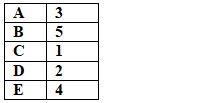
#> input picture soal/scrapt/gambar/21060079229d.jpg, 217 x 103 px, found by its file name
$ python parse_new_tkp_scores.py
#> lines starting #> are read from the running program, lines starting #| are printed output that depends on the picture; after the words box and inside, x2 and y2 are one past the last pixel; in counts of white or black regions, pixels touching at a corner belong together
#> further down, im is the input picture: PIL image 217x103 RGB; mean R, G, B 240.4, 240.4, 240.3
import json, os, glob
from PIL import Image

def find_grid(im):
    w, h = im.size
#> w = 217; h = 103
    gray = im.convert('L')

    # Threshold image to binary
    bw = gray.point(lambda p: 0 if p < 128 else 255, '1')
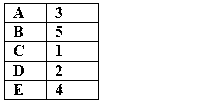
#> bw: PIL image 217x103 1; 94.4% white; black in thin lines or dots, all inside (x1, y1, x2, y2) = (4, 3, 99, 100)

    # Find vertical lines
    vert_candidates = []
    for x in range(w):
        black_cnt = sum(1 for y in range(h) if bw.getpixel((x, y)) == 0)
        if black_cnt > h * 0.65:
            vert_candidates.append(x)
#> this loop made 217 passes
#> black_cnt on passes 1 to 3: 0, 0, 0
#> after the loop, vert_candidates = [4, 46, 98]

    # Group consecutive x coordinates
    vert_lines = []
    if vert_candidates:
        curr = [vert_candidates[0]]
#> curr = [4]
        for x in vert_candidates[1:]:
            if x == curr[-1] + 1:
                curr.append(x)
            else:
                vert_lines.append(int(sum(curr)/len(curr)))
                curr = [x]
#> this loop made 2 passes
#> (x, curr) on passes 1 to 2: (46, [46]), (98, [98])
#> after the loop, vert_lines = [4, 46]
        vert_lines.append(int(sum(curr)/len(curr)))

    if len(vert_lines) < 3:
        vert_lines = [int(w * 0.05), int(w * 0.45), int(w * 0.95)]
    else:
        vert_lines = [vert_lines[0], vert_lines[1], vert_lines[-1]]
#> vert_lines = [4, 46, 98]

    # Find horizontal lines between vert_lines[0] and vert_lines[2]
    x_min, x_max = vert_lines[0], vert_lines[2]
#> x_min = 4; x_max = 98
    horiz_candidates = []
    for y in range(h):
        black_cnt = sum(1 for x in range(x_min, x_max + 1) if bw.getpixel((x, y)) == 0)
        if black_cnt > (x_max - x_min) * 0.65:
            horiz_candidates.append(y)
#> this loop made 103 passes
#> black_cnt on passes 1 to 12: 0, 0, 0, 95, 3, 3, 3, 8, 10, 10, 9, 7
#> after the loop, horiz_candidates = [3, 22, 41, 61, 80, 99]

    horiz_lines = []
    if horiz_candidates:
        curr = [horiz_candidates[0]]
#> curr = [3]
        for y in horiz_candidates[1:]:
            if y == curr[-1] + 1:
                curr.append(y)
            else:
                horiz_lines.append(int(sum(curr)/len(curr)))
                curr = [y]
#> this loop made 5 passes
#> (y, curr) on passes 1 to 5: (22, [22]), (41, [41]), (61, [61]), (80, [80]), (99, [99])
#> after the loop, horiz_lines = [3, 22, 41, 61, 80]
        horiz_lines.append(int(sum(curr)/len(curr)))

    if len(horiz_lines) < 6:
        horiz_lines = [int(h * r / 5.0) for r in range(6)]
    else:
        horiz_lines = horiz_lines[:6]
#> horiz_lines = [3, 22, 41, 61, 80, 99]

    return vert_lines, horiz_lines

def extract_digit_crop(im, vert, horiz, r):
    x0, x1 = vert[1] + 2, vert[2] - 2
    y0, y1 = horiz[r] + 2, horiz[r+1] - 2
    crop = im.convert('L').crop((x0, y0, x1, y1))
    cw, ch = crop.size

    # Bounding box of dark pixels
    min_x, min_y, max_x, max_y = cw, ch, -1, -1
    for y in range(ch):
        for x in range(cw):
            if crop.getpixel((x, y)) < 128:
                min_x = min(min_x, x)
                min_y = min(min_y, y)
                max_x = max(max_x, x)
                max_y = max(max_y, y)

    if max_x == -1:
        return None
    return crop.crop((min_x, min_y, max_x + 1, max_y + 1))

def normalize_digit(crop):
    resized = crop.resize((12, 16), Image.Resampling.BILINEAR)
    return [1 if resized.getpixel((x, y)) < 128 else 0 for y in range(16) for x in range(12)]

# Build templates
templates = {1: [], 2: [], 3: [], 4: [], 5: []}

for img_path, known in [
    ('scrapt/gambar/21060079229d.jpg', [3, 5, 1, 2, 4]),
    ('scrapt/gambar/a8f6ee86d1c2.png', [5, 4, 3, 2, 1]),
    ('scrapt/gambar/9c7f974c61c7.png', [5, 1, 2, 3, 4])
]:
    if os.path.exists(img_path):
        im = Image.open(img_path)
        vert, horiz = find_grid(im)
#> vert = [4, 46, 98]; horiz = [3, 22, 41, 61, 80, 99]
        for r in range(5):
            d_crop = extract_digit_crop(im, vert, horiz, r)
            if d_crop:
                templates[known[r]].append(normalize_digit(d_crop))
#> this loop made 5 passes
#> (y0 in extract_digit_crop, y1 in extract_digit_crop) on passes 1 to 5: (5, 20), (24, 39), (43, 59), (63, 78), (82, 97)
#> pass 3, in extract_digit_crop (call 3), `crop = im.convert('L').crop((x0, y0, x1, y1))`:
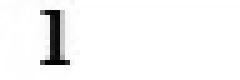
#> crop: PIL image 48x16 L (shown 5 times larger); min 2, max 255, mean 245.1
#> pass 2 of the loop `for img_path, known in [`:
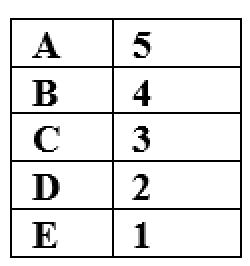
#> input picture cpns_soal_lengkap/part/gambar/a8f6ee86d1c2.png, 125 x 133 px, found by its file name (shown 2 times larger)
#> im is the input picture: PIL image 125x133 RGBA; mean R, G, B, A 229.6, 229.6, 229.6, 255
#> gray: PIL image 125x133 L
#> in find_grid (call 2), `bw = gray.point(lambda p: 0 if p < 128 else 255, '1')`:
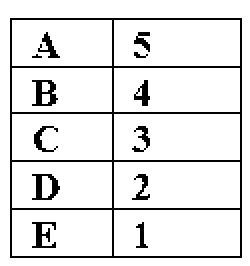
#> bw: PIL image 125x133 1 (shown 2 times larger); 90.2% white; black in thin lines or dots, all inside (x1, y1, x2, y2) = (5, 9, 121, 129)
#> the loop in find_grid (call 2), `for x in range(w):` made 125 passes
#> black_cnt on passes 1 to 8: 0, 0, 0, 0, 0, 120, 6, 6
#> after the loop in find_grid (call 2), `for x in range(w):`: vert_candidates = [5, 56, 120]
#> in find_grid (call 2), `curr = [vert_candidates[0]]`: curr = [5]
#> the loop in find_grid (call 2), `for x in vert_candidates[1:]:` made 2 passes
#> (x, curr) on passes 1 to 2: (56, [56]), (120, [120])
#> after the loop in find_grid (call 2), `for x in vert_candidates[1:]:`: vert_lines = [5, 56]
#> in find_grid (call 2), `vert_lines = [vert_lines[0], vert_lines[1], vert_lines[-1]]`: vert_lines = [5, 56, 120]
#> x_min = 5; x_max = 120
#> the loop in find_grid (call 2), `for y in range(h):` made 133 passes
#> after the loop in find_grid (call 2), `for y in range(h):`: horiz_candidates = [9, 33, 56, 80, 104, 128]
#> in find_grid (call 2), `curr = [horiz_candidates[0]]`: curr = [9]
#> the loop in find_grid (call 2), `for y in horiz_candidates[1:]:` made 5 passes
#> (y, curr) on passes 1 to 5: (33, [33]), (56, [56]), (80, [80]), (104, [104]), (128, [128])
#> after the loop in find_grid (call 2), `for y in horiz_candidates[1:]:`: horiz_lines = [9, 33, 56, 80, 104]
#> in find_grid (call 2), `horiz_lines = horiz_lines[:6]`: horiz_lines = [9, 33, 56, 80, 104, 128]
#> vert = [5, 56, 120]; horiz = [9, 33, 56, 80, 104, 128]
#> the loop `for r in range(5):` made 5 passes
#> (y0 in extract_digit_crop, y1 in extract_digit_crop) on passes 1 to 5: (11, 31), (35, 54), (58, 78), (82, 102), (106, 126)
#> pass 3, in extract_digit_crop (call 8), `crop = im.convert('L').crop((x0, y0, x1, y1))`:
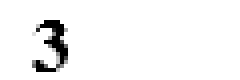
#> crop: PIL image 60x20 L (shown 4 times larger); min 0, max 255, mean 244.6

def classify_digit(crop):
    norm = normalize_digit(crop)
    best_digit = None
    best_dist = 999999

    for digit, t_list in templates.items():
        for t in t_list:
            dist = sum(1 for a, b in zip(norm, t) if a != b)
            if dist < best_dist:
                best_dist = dist
                best_digit = digit

    return best_digit, best_dist

def parse_image_scores(img_path):
    im = Image.open(img_path)
    vert, horiz = find_grid(im)
    res = {}
    options = ['A', 'B', 'C', 'D', 'E']
    for r in range(5):
        crop = extract_digit_crop(im, vert, horiz, r)
        if crop:
            digit, dist = classify_digit(crop)
            res[options[r]] = digit
    return res

#> (the run stopped early here; a loop or call above may not have finished)
